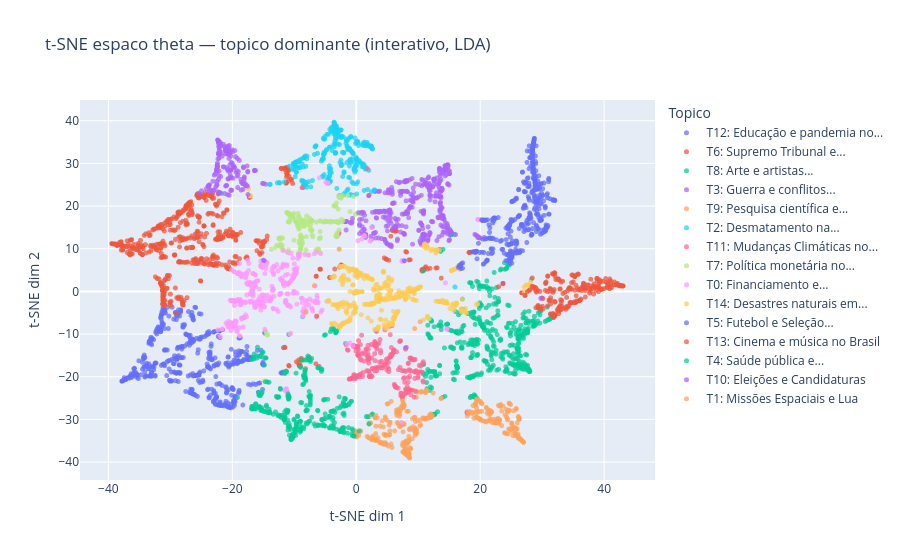

The code cell stored with this chart in its notebook:
### Markdown cell above
## t-SNE do espaço de tópicos (θ)

Reduz a matriz θ (N×K) a 2D via t-SNE. Gera PNG colorido por tópico dominante e versão HTML interativa com hover do texto.

### Code cell
import plotly.express as px
from sklearn.manifold import TSNE

_theta_mat = np.array(full)  # (n_docs, K)
_texts_lda = [t[:100] + "..." if len(t) > 100 else t for t in docs]

print("Calculando t-SNE sobre matriz theta...")
_tsne = TSNE(n_components=2, perplexity=30, random_state=seed, max_iter=500)
_theta_2d = _tsne.fit_transform(_theta_mat)

_cmap_lda = plt.get_cmap("tab20", max(BEST_K, 1))

# PNG por topico dominante
fig, ax = plt.subplots(figsize=(11, 8))
for tid in range(BEST_K):
    _mm = np.array(dominant) == tid
    if _mm.any():
        import textwrap as _tw_u
        _nm = _tw_u.shorten(str(names.get(tid, "")), 20, placeholder="...")
        ax.scatter(_theta_2d[_mm, 0], _theta_2d[_mm, 1],
                   c=[_cmap_lda(tid)], s=14, alpha=0.72, linewidths=0,
                   label=f"T{tid}: {_nm}")
ax.set_title("t-SNE do espaco theta — topico dominante (LDA)", fontsize=13, fontweight="bold")
ax.set_xlabel("t-SNE dim 1"); ax.set_ylabel("t-SNE dim 2")
ax.legend(loc="best", fontsize=7, framealpha=0.85, ncol=2)
plt.tight_layout()
plt.savefig(OUTPUT_DIR / "lda_tsne_theta_topico.png", dpi=150, bbox_inches="tight", facecolor="white")
plt.show()
print(f"Salvo: {OUTPUT_DIR / 'lda_tsne_theta_topico.png'}")

# HTML interativo por topico dominante
import textwrap as _tw_u2
_tsne_df_lda = pd.DataFrame({
    "x": _theta_2d[:, 0], "y": _theta_2d[:, 1],
    "Texto": _texts_lda,
    "Topico": [f"T{t}: {_tw_u2.shorten(str(names.get(t,"")), 25, placeholder="...")}" for t in dominant],
})
fig_u = px.scatter(
    _tsne_df_lda, x="x", y="y", color="Topico",
    hover_data={"x": False, "y": False, "Texto": True},
    title="t-SNE espaco theta — topico dominante (interativo, LDA)",
    labels={"x": "t-SNE dim 1", "y": "t-SNE dim 2"}, opacity=0.72,
)
fig_u.update_traces(marker_size=5)
_out_u = OUTPUT_DIR / "lda_tsne_theta_interactive.html"
fig_u.write_html(_out_u)
fig_u.show()
print(f"Salvo: {_out_u}")

### Figure 1 — Plotly figure (JSON) as saved in the notebook; plotly's stock layout.template omitted (floating-point values rounded to 4 significant figures; data arrays with more than 128 entries replaced by an {"elided": "..."} marker saying what was removed)
{"data": [{"customdata": {"elided": "506x1 str values"}, "hovertemplate": "Topico=T12: Educação e pandemia no...<br>Texto=%{customdata[0]}<extra></extra>", "legendgroup": "T12: Educação e pandemia no...", "marker": {"color": "#636efa", "opacity": 0.72, "size": 5, "symbol": "circle"}, "mode": "markers", "name": "T12: Educação e pandemia no...", "showlegend": true, "type": "scattergl", "x": {"elided": "506 float values"}, "xaxis": "x", "y": {"elided": "506 float values"}, "yaxis": "y"}, {"customdata": {"elided": "600x1 str values"}, "hovertemplate": "Topico=T6: Supremo Tribunal e...<br>Texto=%{customdata[0]}<extra></extra>", "legendgroup": "T6: Supremo Tribunal e...", "marker": {"color": "#EF553B", "opacity": 0.72, "size": 5, "symbol": "circle"}, "mode": "markers", "name": "T6: Supremo Tribunal e...", "showlegend": true, "type": "scattergl", "x": {"elided": "600 float values"}, "xaxis": "x", "y": {"elided": "600 float values"}, "yaxis": "y"}, {"customdata": {"elided": "508x1 str values"}, "hovertemplate": "Topico=T8: Arte e artistas...<br>Texto=%{customdata[0]}<extra></extra>", "legendgroup": "T8: Arte e artistas...", "marker": {"color": "#00cc96", "opacity": 0.72, "size": 5, "symbol": "circle"}, "mode": "markers", "name": "T8: Arte e artistas...", "showlegend": true, "type": "scattergl", "x": {"elided": "508 float values"}, "xaxis": "x", "y": {"elided": "508 float values"}, "yaxis": "y"}, {"customdata": {"elided": "384x1 str values"}, "hovertemplate": "Topico=T3: Guerra e conflitos...<br>Texto=%{customdata[0]}<extra></extra>", "legendgroup": "T3: Guerra e conflitos...", "marker": {"color": "#ab63fa", "opacity": 0.72, "size": 5, "symbol": "circle"}, "mode": "markers", "name": "T3: Guerra e conflitos...", "showlegend": true, "type": "scattergl", "x": {"elided": "384 float values"}, "xaxis": "x", "y": {"elided": "384 float values"}, "yaxis": "y"}, {"customdata": {"elided": "218x1 str values"}, "hovertemplate": "Topico=T9: Pesquisa científica e...<br>Texto=%{customdata[0]}<extra></extra>", "legendgroup": "T9: Pesquisa científica e...", "marker": {"color": "#FFA15A", "opacity": 0.72, "size": 5, "symbol": "circle"}, "mode": "markers", "name": "T9: Pesquisa científica e...", "showlegend": true, "type": "scattergl", "x": {"elided": "218 float values"}, "xaxis": "x", "y": {"elided": "218 float values"}, "yaxis": "y"}, {"customdata": {"elided": "287x1 str values"}, "hovertemplate": "Topico=T2: Desmatamento na...<br>Texto=%{customdata[0]}<extra></extra>", "legendgroup": "T2: Desmatamento na...", "marker": {"color": "#19d3f3", "opacity": 0.72, "size": 5, "symbol": "circle"}, "mode": "markers", "name": "T2: Desmatamento na...", "showlegend": true, "type": "scattergl", "x": {"elided": "287 float values"}, "xaxis": "x", "y": {"elided": "287 float values"}, "yaxis": "y"}, {"customdata": {"elided": "245x1 str values"}, "hovertemplate": "Topico=T11: Mudanças Climáticas no...<br>Texto=%{customdata[0]}<extra></extra>", "legendgroup": "T11: Mudanças Climáticas no...", "marker": {"color": "#FF6692", "opacity": 0.72, "size": 5, "symbol": "circle"}, "mode": "markers", "name": "T11: Mudanças Climáticas no...", "showlegend": true, "type": "scattergl", "x": {"elided": "245 float values"}, "xaxis": "x", "y": {"elided": "245 float values"}, "yaxis": "y"}, {"customdata": {"elided": "195x1 str values"}, "hovertemplate": "Topico=T7: Política monetária no...<br>Texto=%{customdata[0]}<extra></extra>", "legendgroup": "T7: Política monetária no...", "marker": {"color": "#B6E880", "opacity": 0.72, "size": 5, "symbol": "circle"}, "mode": "markers", "name": "T7: Política monetária no...", "showlegend": true, "type": "scattergl", "x": {"elided": "195 float values"}, "xaxis": "x", "y": {"elided": "195 float values"}, "yaxis": "y"}, {"customdata": {"elided": "358x1 str values"}, "hovertemplate": "Topico=T0: Financiamento e...<br>Texto=%{customdata[0]}<extra></extra>", "legendgroup": "T0: Financiamento e...", "marker": {"color": "#FF97FF", "opacity": 0.72, "size": 5, "symbol": "circle"}, "mode": "markers", "name": "T0: Financiamento e...", "showlegend": true, "type": "scattergl", "x": {"elided": "358 float values"}, "xaxis": "x", "y": {"elided": "358 float values"}, "yaxis": "y"}, {"customdata": {"elided": "374x1 str values"}, "hovertemplate": "Topico=T14: Desastres naturais em...<br>Texto=%{customdata[0]}<extra></extra>", "legendgroup": "T14: Desastres naturais em...", "marker": {"color": "#FECB52", "opacity": 0.72, "size": 5, "symbol": "circle"}, "mode": "markers", "name": "T14: Desastres naturais em...", "showlegend": true, "type": "scattergl", "x": {"elided": "374 float values"}, "xaxis": "x", "y": {"elided": "374 float values"}, "yaxis": "y"}, {"customdata": {"elided": "408x1 str values"}, "hovertemplate": "Topico=T5: Futebol e Seleção...<br>Texto=%{customdata[0]}<extra></extra>", "legendgroup": "T5: Futebol e Seleção...", "marker": {"color": "#636efa", "opacity": 0.72, "size": 5, "symbol": "circle"}, "mode": "markers", "name": "T5: Futebol e Seleção...", "showlegend": true, "type": "scattergl", "x": {"elided": "408 float values"}, "xaxis": "x", "y": {"elided": "408 float values"}, "yaxis": "y"}, {"customdata": {"elided": "220x1 str values"}, "hovertemplate": "Topico=T13: Cinema e música no Brasil<br>Texto=%{customdata[0]}<extra></extra>", "legendgroup": "T13: Cinema e música no Brasil", "marker": {"color": "#EF553B", "opacity": 0.72, "size": 5, "symbol": "circle"}, "mode": "markers", "name": "T13: Cinema e música no Brasil", "showlegend": true, "type": "scattergl", "x": {"elided": "220 float values"}, "xaxis": "x", "y": {"elided": "220 float values"}, "yaxis": "y"}, {"customdata": {"elided": "302x1 str values"}, "hovertemplate": "Topico=T4: Saúde pública e...<br>Texto=%{customdata[0]}<extra></extra>", "legendgroup": "T4: Saúde pública e...", "marker": {"color": "#00cc96", "opacity": 0.72, "size": 5, "symbol": "circle"}, "mode": "markers", "name": "T4: Saúde pública e...", "showlegend": true, "type": "scattergl", "x": {"elided": "302 float values"}, "xaxis": "x", "y": {"elided": "302 float values"}, "yaxis": "y"}, {"customdata": {"elided": "180x1 str values"}, "hovertemplate": "Topico=T10: Eleições e Candidaturas<br>Texto=%{customdata[0]}<extra></extra>", "legendgroup": "T10: Eleições e Candidaturas", "marker": {"color": "#ab63fa", "opacity": 0.72, "size": 5, "symbol": "circle"}, "mode": "markers", "name": "T10: Eleições e Candidaturas", "showlegend": true, "type": "scattergl", "x": {"elided": "180 float values"}, "xaxis": "x", "y": {"elided": "180 float values"}, "yaxis": "y"}, {"customdata": {"elided": "154x1 str values"}, "hovertemplate": "Topico=T1: Missões Espaciais e Lua<br>Texto=%{customdata[0]}<extra></extra>", "legendgroup": "T1: Missões Espaciais e Lua", "marker": {"color": "#FFA15A", "opacity": 0.72, "size": 5, "symbol": "circle"}, "mode": "markers", "name": "T1: Missões Espaciais e Lua", "showlegend": true, "type": "scattergl", "x": {"elided": "154 float values"}, "xaxis": "x", "y": {"elided": "154 float values"}, "yaxis": "y"}], "layout": {"legend": {"title": {"text": "Topico"}, "tracegroupgap": 0}, "title": {"text": "t-SNE espaco theta — topico dominante (interativo, LDA)"}, "xaxis": {"anchor": "y", "domain": [0.0, 1.0], "title": {"text": "t-SNE dim 1"}}, "yaxis": {"anchor": "x", "domain": [0.0, 1.0], "title": {"text": "t-SNE dim 2"}}}}
